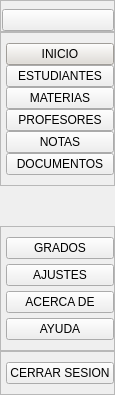
     <widget class="QCustomSlideMenu" name="menuContenedorIzquierdo" native="true">
      <property name="maximumSize">
       <size>
        <width>42</width>
        <height>16777215</height>
       </size>
      </property>
      <layout class="QVBoxLayout" name="verticalLayout">
       <property name="spacing">
        <number>0</number>
       </property>
       <property name="leftMargin">
        <number>0</number>
       </property>
       <property name="topMargin">
        <number>0</number>
       </property>
       <property name="rightMargin">
        <number>0</number>
       </property>
       <property name="bottomMargin">
        <number>0</number>
       </property>
       <item>
        <widget class="QWidget" name="subMenuContenedorIzquierdo" native="true">
         <layout class="QVBoxLayout" name="verticalLayout_2">
          <property name="spacing">
           <number>0</number>
          </property>
          <property name="leftMargin">
           <number>0</number>
          </property>
          <property name="topMargin">
           <number>0</number>
          </property>
          <property name="rightMargin">
           <number>0</number>
          </property>
          <property name="bottomMargin">
           <number>0</number>
          </property>
          <item>
           <widget class="QFrame" name="frame">
            <property name="frameShape">
             <enum>QFrame::StyledPanel</enum>
            </property>
            <property name="frameShadow">
             <enum>QFrame::Raised</enum>
            </property>
            <layout class="QVBoxLayout" name="verticalLayout_3">
             <property name="spacing">
              <number>0</number>
             </property>
             <property name="leftMargin">
              <number>1</number>
             </property>
             <property name="topMargin">
              <number>8</number>
             </property>
             <property name="rightMargin">
              <number>0</number>
             </property>
             <property name="bottomMargin">
              <number>0</number>
             </property>
             <item>
              <widget class="QPushButton" name="menuBoton">
               <property name="sizePolicy">
                <sizepolicy hsizetype="Minimum" vsizetype="Fixed">
                 <horstretch>0</horstretch>
                 <verstretch>0</verstretch>
                </sizepolicy>
               </property>
               <property name="minimumSize">
                <size>
                 <width>0</width>
                 <height>0</height>
                </size>
               </property>
               <property name="contextMenuPolicy">
                <enum>Qt::NoContextMenu</enum>
               </property>
               <property name="toolTip">
                <string>Menu</string>
               </property>
               <property name="layoutDirection">
                <enum>Qt::LeftToRight</enum>
               </property>
               <property name="text">
                <string/>
               </property>
               <property name="icon">
                <iconset resource="Iconos/iconosNegros.qrc">
                 <normaloff>:/blackIcons/Black/align-justify.svg</normaloff>:/blackIcons/Black/align-justify.svg</iconset>
               </property>
               <property name="iconSize">
                <size>
                 <width>30</width>
                 <height>30</height>
                </size>
               </property>
              </widget>
             </item>
            </layout>
           </widget>
          </item>
          <item>
           <widget class="QFrame" name="frame_2">
            <property name="sizePolicy">
             <sizepolicy hsizetype="Preferred" vsizetype="Expanding">
              <horstretch>0</horstretch>
              <verstretch>0</verstretch>
             </sizepolicy>
            </property>
            <property name="contextMenuPolicy">
             <enum>Qt::NoContextMenu</enum>
            </property>
            <property name="frameShape">
             <enum>QFrame::StyledPanel</enum>
            </property>
            <property name="frameShadow">
             <enum>QFrame::Raised</enum>
            </property>
            <layout class="QVBoxLayout" name="verticalLayout_4">
             <property name="spacing">
              <number>0</number>
             </property>
             <property name="leftMargin">
              <number>5</number>
             </property>
             <property name="topMargin">
              <number>10</number>
             </property>
             <property name="rightMargin">
              <number>0</number>
             </property>
             <property name="bottomMargin">
              <number>10</number>
             </property>
             <item>
              <widget class="QPushButton" name="inicioBoton">
               <property name="sizePolicy">
                <sizepolicy hsizetype="Minimum" vsizetype="Fixed">
                 <horstretch>0</horstretch>
                 <verstretch>0</verstretch>
                </sizepolicy>
               </property>
               <property name="toolTip">
                <string>Inicio</string>
               </property>
               <property name="layoutDirection">
                <enum>Qt::LeftToRight</enum>
               </property>
               <property name="autoFillBackground">
                <bool>false</bool>
               </property>
               <property name="styleSheet">
                <string notr="true">background-color: #e0dcd5;</string>
               </property>
               <property name="text">
                <string>INICIO</string>
               </property>
               <property name="icon">
                <iconset resource="Iconos/iconosNegros.qrc">
                 <normaloff>:/blackIcons/Black/home.svg</normaloff>:/blackIcons/Black/home.svg</iconset>
               </property>
               <property name="iconSize">
                <size>
                 <width>32</width>
                 <height>32</height>
                </size>
               </property>
              </widget>
             </item>
             <item>
              <widget class="QPushButton" name="estudianteBoton">
               <property name="toolTip">
                <string>Estudiantes</string>
               </property>
               <property name="text">
                <string>ESTUDIANTES</string>
               </property>
               <property name="icon">
                <iconset resource="Iconos/iconosNegros.qrc">
                 <normaloff>:/blackIcons/Black/user.svg</normaloff>:/blackIcons/Black/user.svg</iconset>
               </property>
               <property name="iconSize">
                <size>
                 <width>32</width>
                 <height>32</height>
                </size>
               </property>
              </widget>
             </item>
             <item>
              <widget class="QPushButton" name="materiaBoton">
               <property name="toolTip">
                <string>Materias</string>
               </property>
               <property name="text">
                <string>MATERIAS</string>
               </property>
               <property name="icon">
                <iconset resource="Iconos/iconosNegros.qrc">
                 <normaloff>:/blackIcons/Black/layers.svg</normaloff>:/blackIcons/Black/layers.svg</iconset>
               </property>
               <property name="iconSize">
                <size>
                 <width>32</width>
                 <height>32</height>
                </size>
               </property>
              </widget>
             </item>
             <item>
              <widget class="QPushButton" name="profesorBoton">
               <property name="toolTip">
                <string>Profesores</string>
               </property>
               <property name="text">
                <string>PROFESORES</string>
               </property>
               <property name="icon">
                <iconset resource="Iconos/iconosNegros.qrc">
                 <normaloff>:/blackIcons/Black/users.svg</normaloff>:/blackIcons/Black/users.svg</iconset>
               </property>
               <property name="iconSize">
                <size>
                 <width>32</width>
                 <height>32</height>
                </size>
               </property>
              </widget>
             </item>
             <item>
              <widget class="QPushButton" name="notaBoton">
               <property name="toolTip">
                <string>Notas</string>
               </property>
               <property name="text">
                <string>NOTAS</string>
               </property>
               <property name="icon">
                <iconset resource="Iconos/iconosNegros.qrc">
                 <normaloff>:/blackIcons/Black/clipboard.svg</normaloff>:/blackIcons/Black/clipboard.svg</iconset>
               </property>
               <property name="iconSize">
                <size>
                 <width>32</width>
                 <height>32</height>
                </size>
               </property>
              </widget>
             </item>
             <item>
              <widget class="QPushButton" name="documentoBoton">
               <property name="toolTip">
                <string>Documentos</string>
               </property>
               <property name="text">
                <string>DOCUMENTOS</string>
               </property>
               <property name="icon">
                <iconset resource="Iconos/iconosNegros.qrc">
                 <normaloff>:/blackIcons/Black/printer.svg</normaloff>:/blackIcons/Black/printer.svg</iconset>
               </property>
               <property name="iconSize">
                <size>
                 <width>32</width>
                 <height>32</height>
                </size>
               </property>
              </widget>
             </item>
            </layout>
           </widget>
          </item>
          <item>
           <spacer name="verticalSpacer">
            <property name="orientation">
             <enum>Qt::Vertical</enum>
            </property>
            <property name="sizeHint" stdset="0">
             <size>
              <width>20</width>
              <height>40</height>
             </size>
            </property>
           </spacer>
          </item>
          <item>
           <widget class="QFrame" name="frame_3">
            <property name="frameShape">
             <enum>QFrame::StyledPanel</enum>
            </property>
            <property name="frameShadow">
             <enum>QFrame::Raised</enum>
            </property>
            <layout class="QVBoxLayout" name="verticalLayout_5">
             <property name="spacing">
              <number>5</number>
             </property>
             <property name="leftMargin">
              <number>5</number>
             </property>
             <property name="topMargin">
              <number>10</number>
             </property>
             <property name="rightMargin">
              <number>0</number>
             </property>
             <property name="bottomMargin">
              <number>10</number>
             </property>
             <item>
              <widget class="QPushButton" name="gradosBoton">
               <property name="toolTip">
                <string>Grados</string>
               </property>
               <property name="text">
                <string>GRADOS</string>
               </property>
               <property name="icon">
                <iconset resource="Iconos/iconosNegros.qrc">
                 <normaloff>:/blackIcons/Black/activity.svg</normaloff>:/blackIcons/Black/activity.svg</iconset>
               </property>
               <property name="iconSize">
                <size>
                 <width>32</width>
                 <height>32</height>
                </size>
               </property>
              </widget>
             </item>
             <item>
              <widget class="QPushButton" name="ajustesBoton">
               <property name="toolTip">
                <string>Ajustes</string>
               </property>
               <property name="text">
                <string>AJUSTES</string>
               </property>
               <property name="icon">
                <iconset resource="Iconos/iconosNegros.qrc">
                 <normaloff>:/blackIcons/Black/settings.svg</normaloff>:/blackIcons/Black/settings.svg</iconset>
               </property>
               <property name="iconSize">
                <size>
                 <width>32</width>
                 <height>32</height>
                </size>
               </property>
              </widget>
             </item>
             <item>
              <widget class="QPushButton" name="acercaDeBoton">
               <property name="toolTip">
                <string>Acerca de</string>
               </property>
               <property name="text">
                <string>ACERCA DE</string>
               </property>
               <property name="icon">
                <iconset resource="Iconos/iconosNegros.qrc">
                 <normaloff>:/blackIcons/Black/alert-circle.svg</normaloff>:/blackIcons/Black/alert-circle.svg</iconset>
               </property>
               <property name="iconSize">
                <size>
                 <width>32</width>
                 <height>32</height>
                </size>
               </property>
              </widget>
             </item>
             <item>
              <widget class="QPushButton" name="ayudaBoton">
               <property name="toolTip">
                <string>Ayuda</string>
               </property>
               <property name="text">
                <string>AYUDA</string>
               </property>
               <property name="icon">
                <iconset resource="Iconos/iconosNegros.qrc">
                 <normaloff>:/blackIcons/Black/help-circle.svg</normaloff>:/blackIcons/Black/help-circle.svg</iconset>
               </property>
               <property name="iconSize">
                <size>
                 <width>32</width>
                 <height>32</height>
                </size>
               </property>
              </widget>
             </item>
            </layout>
           </widget>
          </item>
          <item>
           <widget class="QFrame" name="frame_4">
            <property name="frameShape">
             <enum>QFrame::StyledPanel</enum>
            </property>
            <property name="frameShadow">
             <enum>QFrame::Raised</enum>
            </property>
            <layout class="QVBoxLayout" name="verticalLayout_6">
             <property name="spacing">
              <number>0</number>
             </property>
             <property name="leftMargin">
              <number>5</number>
             </property>
             <property name="topMargin">
              <number>10</number>
             </property>
             <property name="rightMargin">
              <number>0</number>
             </property>
             <property name="bottomMargin">
              <number>10</number>
             </property>
             <item>
              <widget class="QPushButton" name="cerrarSesionBoton">
               <property name="toolTip">
                <string>Cerrar Sesion</string>
               </property>
               <property name="text">
                <string>CERRAR SESION</string>
               </property>
               <property name="icon">
                <iconset resource="Iconos/iconosNegros.qrc">
                 <normaloff>:/blackIcons/Black/lock.svg</normaloff>:/blackIcons/Black/lock.svg</iconset>
               </property>
               <property name="iconSize">
                <size>
                 <width>32</width>
                 <height>32</height>
                </size>
               </property>
              </widget>
             </item>
            </layout>
           </widget>
          </item>
         </layout>
        </widget>
       </item>
      </layout>
     </widget>
